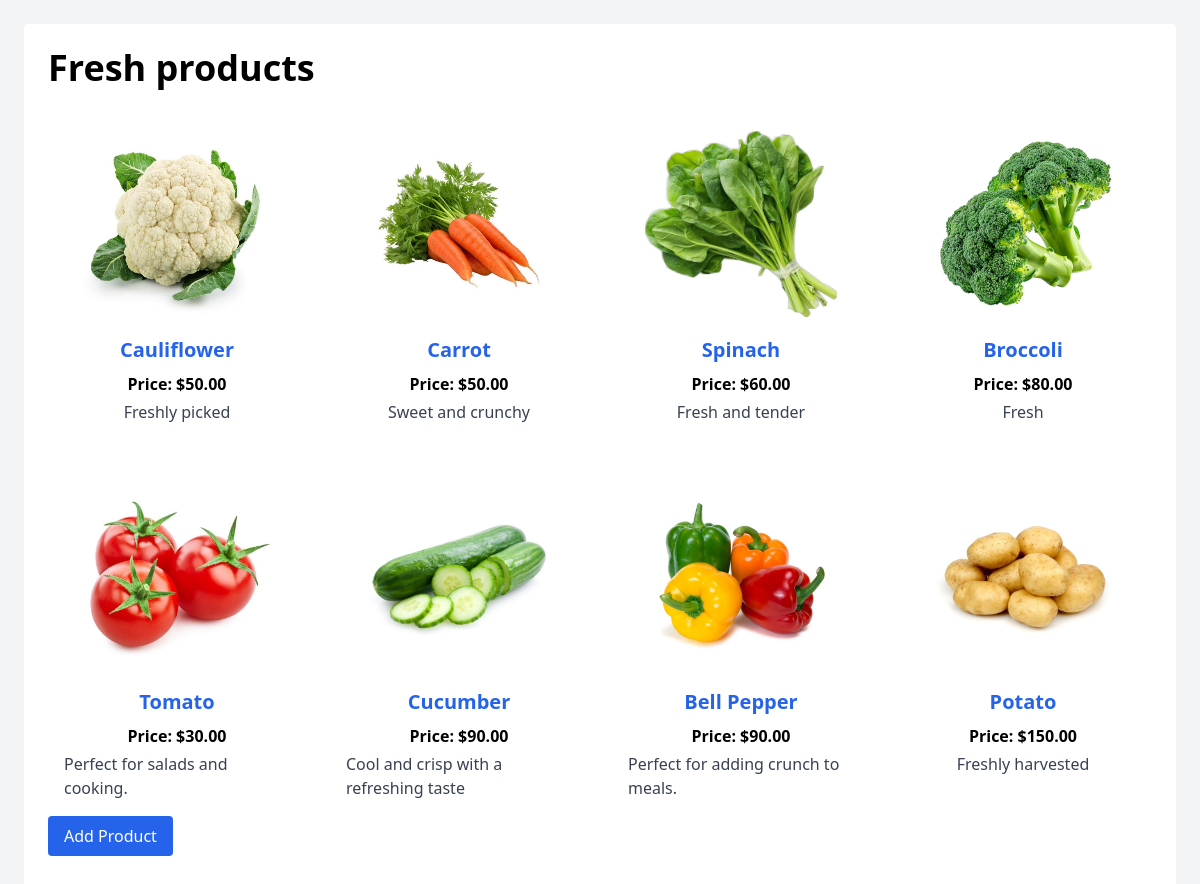
/catalogue/, run on the app's committed database.
### catalogue/models.py (models this page shows, shortened)
class Product(models.Model):
    name = models.CharField(max_length=100)
    category = models.ForeignKey(Category, null=True, blank=True, on_delete=models.PROTECT)
    tags = models.ManyToManyField(Tag, blank=True)
    description = models.TextField()
    price = models.DecimalField(max_digits=10, decimal_places=2)
    stock = models.PositiveBigIntegerField()
    subscription = models.ForeignKey(Subscription, null=True, blank=True, on_delete=models.CASCADE)
    image = models.ImageField(upload_to='product_images/', null=True, blank=True)

### catalogue/views.py (the view)
# urls.py: path('', product_list, name='product_list'),
def product_list(request):
    products = Product.objects.all()
    return render(request, 'catalogue/products.html', {'products': products})

### catalogue/templates/catalogue/products.html (shortened to what this page needs)
<!DOCTYPE html>
<html lang="en">
<head>
    <link href="https://cdn.jsdelivr.net/npm/tailwindcss@2.2.19/dist/tailwind.min.css" rel="stylesheet">
</head>
<body class="bg-gray-100 p-6">
  <div class="max-w-7xl mx-auto bg-white p-6 rounded">
    <h1 class="text-4xl font-bold mb-6">Fresh products</h1>
    <ul class="grid grid-cols-1 sm:grid-cols-2 lg:grid-cols-4 gap-6">
      {% for product in products %}
      <li class="rounded p-4 flex flex-col items-center">
        {% if product.image %}
          <img src="{{ product.image.url }}" alt="{{ product.name }}" class="w-48 h-48 object-contain mb-4 rounded"/>
        {% else %}
          <div class="w-48 h-48 bg-gray-200 flex items-center justify-center mb-4 rounded">
            <span class="text-gray-500">No Image</span>
          </div>
        {% endif %}
        <a href="{% url 'product_details' id=product.id %}" class="text-xl font-semibold text-blue-600 hover:underline">{{ product.name }}</a>
        <span class="font-bold mt-2">Price: ${{ product.price }}</span>
        <p class="mt-1 text-gray-700">{{ product.description }}</p>
      </li>
      {% endfor %}
    </ul>
   <a href="{% url 'login' %}">
  <button class="mb-6 px-4 py-2 bg-blue-600 text-white rounded hover:bg-blue-700 transition">
    Add Product
  </button>
</a>
  </div>
</body>
</html>

### data on the page
Product: image (picture), name "Cauliflower", price "50.00", description "Freshly picked"
Product: image (picture), name "Carrot", price "50.00", description "Sweet and crunchy"
Product: image (picture), name "Spinach", price "60.00", description "Fresh and tender"
Product: image (picture), name "Broccoli", price "80.00", description "Fresh"
Product: image (picture), name "Tomato", price "30.00", description "Perfect for salads and cooking."
Product: image (picture), name "Cucumber", price "90.00", description "Cool and crisp with a refreshing taste"
Product: image (picture), name "Bell Pepper", price "90.00", description "Perfect for adding crunch to meals."
Product: image (picture), name "Potato", price "150.00", description "Freshly harvested"
